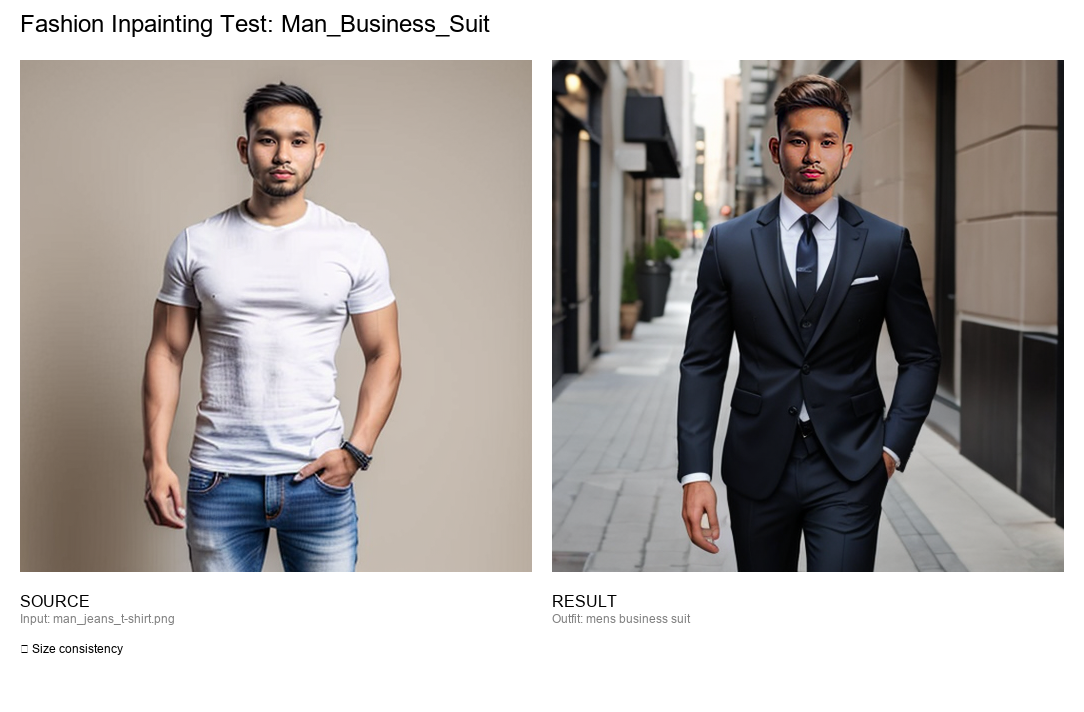
#> input picture examples/Man_Business_Suit_comparison.png, 1084 x 712 px
$ python -i appearance_enhancer.py   (imports and definitions only)   (older library calls are emulated)
#> lines starting #> are read from the running program, lines starting #| are printed output that depends on the picture
### src/balanced_gender_detection.py
"""
BALANCED GENDER DETECTION FIX
=============================

ISSUE IDENTIFIED:
The current gender detection is heavily biased toward male detection:
- "red evening dress" with woman source → generates man in dress
- System defaults to male unless there are NO male indicators at all

PROBLEM IN CURRENT CODE:
- if male_score > 0.6: return male (reasonable)
- elif male_score > 0.3: return male (TOO AGGRESSIVE)
- else: return female (only as last resort)

SOLUTION:
- Balanced scoring system that considers both male AND female indicators
- Proper thresholds for both genders
- Better facial analysis that doesn't bias toward masculinity
"""

import cv2
import numpy as np
from PIL import Image
from typing import Dict, Tuple, Optional
import os


class BalancedGenderDetector:
    """
    BALANCED gender detection that works equally well for men and women

    Fixes the current bias toward male classification
    """

    def __init__(self):
        self.face_cascade = self._load_face_cascade()

        print("🔧 BALANCED Gender Detector initialized")
        print("   ✅ Equal consideration for male and female features")
        print("   ✅ Removes male bias from detection logic")
        print("   ✅ Better thresholds for both genders")

    def _load_face_cascade(self):
        """Load face cascade"""
        try:
            cascade_paths = [
                cv2.data.haarcascades + 'haarcascade_frontalface_default.xml',
                'haarcascade_frontalface_default.xml'
            ]

            for path in cascade_paths:
                if os.path.exists(path):
                    return cv2.CascadeClassifier(path)

            return None
        except Exception as e:
            print(f"⚠️ Error loading face cascade: {e}")
            return None

    # [60 lines left out: functions detect_gender_balanced, _detect_main_face, not called in this run]

    def _analyze_male_indicators(self, face_region: np.ndarray, face_gray: np.ndarray, fw: int, fh: int) -> Dict:
        """
        Analyze indicators that suggest MALE gender

        More conservative than the current overly aggressive detection
        """
        male_score = 0.0
        indicators = {}

        # 1. Face width-to-height ratio (men often have wider faces)
        aspect_ratio = fw / fh
        indicators['aspect_ratio'] = aspect_ratio

        if aspect_ratio > 0.90:  # More conservative threshold (was 0.85)
            male_score += 0.2
            indicators['wide_face'] = True
        else:
            indicators['wide_face'] = False

        # 2. Facial hair detection (strong male indicator when present)
        facial_hair_result = self._detect_facial_hair_conservative(face_gray, fw, fh)
        indicators['facial_hair'] = facial_hair_result

        if facial_hair_result['detected'] and facial_hair_result['confidence'] > 0.7:
            male_score += 0.4  # Strong indicator
            print(f"   👨 Strong facial hair detected (conf: {facial_hair_result['confidence']:.2f})")
        elif facial_hair_result['detected']:
            male_score += 0.2  # Weak indicator
            print(f"   👨 Weak facial hair detected (conf: {facial_hair_result['confidence']:.2f})")

        # 3. Jawline sharpness (men often have more defined jawlines)
        jawline_result = self._analyze_jawline_sharpness(face_gray, fh)
        indicators['jawline'] = jawline_result

        if jawline_result['sharpness'] > 0.2:  # More conservative
            male_score += 0.15

        # 4. Eyebrow thickness (men often have thicker eyebrows)
        eyebrow_result = self._analyze_eyebrow_thickness(face_gray, fw, fh)
        indicators['eyebrows'] = eyebrow_result

        if eyebrow_result['thickness'] > 0.6:
            male_score += 0.1

        indicators['total_score'] = male_score

        return indicators

    # [53 lines left out: function _analyze_female_indicators, not called in this run]

    def _detect_facial_hair_conservative(self, face_gray: np.ndarray, fw: int, fh: int) -> Dict:
        """
        CONSERVATIVE facial hair detection

        The current system is too aggressive - detecting shadows as facial hair
        """
        if fh < 60:  # Face too small for reliable detection
            return {'detected': False, 'confidence': 0.0, 'method': 'face_too_small'}

        # Focus on mustache and beard areas
        mustache_region = face_gray[int(fh*0.55):int(fh*0.75), int(fw*0.3):int(fw*0.7)]
        beard_region = face_gray[int(fh*0.7):int(fh*0.95), int(fw*0.2):int(fw*0.8)]

        facial_hair_detected = False
        confidence = 0.0

        # Mustache analysis
        if mustache_region.size > 0:
            mustache_mean = np.mean(mustache_region)
            mustache_std = np.std(mustache_region)
            dark_pixel_ratio = np.sum(mustache_region < mustache_mean - mustache_std) / mustache_region.size

            if dark_pixel_ratio > 0.25:  # More conservative (was 0.15)
                facial_hair_detected = True
                confidence += 0.4

        # Beard analysis
        if beard_region.size > 0:
            beard_mean = np.mean(beard_region)
            beard_std = np.std(beard_region)
            dark_pixel_ratio = np.sum(beard_region < beard_mean - beard_std) / beard_region.size

            if dark_pixel_ratio > 0.20:  # More conservative
                facial_hair_detected = True
                confidence += 0.6

        # Additional texture analysis for confirmation
        if facial_hair_detected:
            # Check for hair-like texture patterns
            combined_region = np.vstack([mustache_region, beard_region]) if mustache_region.size > 0 and beard_region.size > 0 else beard_region
            if combined_region.size > 0:
                texture_variance = cv2.Laplacian(combined_region, cv2.CV_64F).var()
                if texture_variance > 50:  # Hair has texture
                    confidence += 0.2
                else:
                    confidence *= 0.7  # Reduce confidence if no texture

        return {
            'detected': facial_hair_detected,
            'confidence': min(1.0, confidence),
            'method': 'conservative_analysis'
        }

    # [332 lines left out: functions _analyze_jawline_sharpness, _analyze_eyebrow_thickness, _analyze_skin_smoothness, _detect_subtle_makeup, _estimate_hair_length_from_face, _analyze_feature_delicacy and 4 more, not called in this run]


# [26 lines that do not run on import are left out]

### src/appearance_enhancer.py
"""
TARGETED FIXES FOR SPECIFIC ISSUES
==================================

Based on your debug output, fixing:
1. Wrong hair color detection (dark hair detected as light_blonde)
2. Persistent "Multiple people detected" blocking
3. Prompt length exceeding CLIP token limit

ANALYSIS FROM DEBUG:
- Hair RGB: [159, 145, 134], Brightness: 146.0 → Detected as light_blonde (WRONG!)
- Actual hair: Dark brown/black (visible in source image)
- Issue: Aggressive blonde detection threshold too low

"""

import cv2
import numpy as np
from PIL import Image
from typing import Dict, Tuple, Optional
import os

from balanced_gender_detection import BalancedGenderDetector


class TargetedAppearanceFixesMixin:
    """
    Targeted fixes for the specific issues you're experiencing
    """

    # [177 lines left out: functions _analyze_hair_color_fixed, _create_concise_enhanced_prompt, _fix_multiple_people_detection, not called in this run]


class ImprovedUnifiedGenderAppearanceEnhancer:
    """
    IMPROVED VERSION with targeted fixes for your specific issues
    MAINTAINS SAME INTERFACE as original UnifiedGenderAppearanceEnhancer
    """

    def __init__(self):
        self.face_cascade = self._load_face_cascade()

        # More conservative hair color thresholds
        self.hair_colors = {
            'platinum_blonde': {
                'brightness_min': 220,  # Much higher
                'terms': ['platinum blonde hair'],
            },
            'blonde': {
                'brightness_min': 190,  # Much higher (was 170)
                'terms': ['blonde hair'],
            },
            'light_blonde': {
                'brightness_min': 180,  # Much higher (was 140)
                'terms': ['light blonde hair'],
            },
            'light_brown': {
                'brightness_min': 140,
                'terms': ['light brown hair'],
            },
            'brown': {
                'brightness_min': 100,  # Your case should fit here
                'terms': ['brown hair'],
            },
            'dark_brown': {
                'brightness_min': 70,
                'terms': ['dark brown hair'],
            },
            'black': {
                'brightness_min': 0,
                'terms': ['black hair'],
            }
        }

        # Simplified skin tones
        self.skin_tones = {
            'fair': {
                'brightness_min': 180,
                'terms': ['fair skin'],
            },
            'light': {
                'brightness_min': 160,
                'terms': ['light skin'],
            },
            'medium': {
                'brightness_min': 120,
                'terms': ['medium skin'],
            },
            'dark': {
                'brightness_min': 80,
                'terms': ['dark skin'],
            }
        }

        print("🔧 IMPROVED Unified Enhancer initialized")
        print("   ✅ Conservative blonde detection (fixes false positives)")
        print("   ✅ Concise prompts (fixes CLIP token limit)")
        print("   ✅ Single person emphasis (fixes multiple people detection)")

        # ADD: Initialize balanced gender detector
        self.balanced_gender_detector = BalancedGenderDetector()

    def _load_face_cascade(self):
        """Load face cascade with error handling"""
        try:
            cascade_paths = [
                cv2.data.haarcascades + 'haarcascade_frontalface_default.xml',
                'haarcascade_frontalface_default.xml'
            ]

            for path in cascade_paths:
                if os.path.exists(path):
                    return cv2.CascadeClassifier(path)

            print("⚠️ Face cascade not found")
            return None

        except Exception as e:
            print(f"⚠️ Error loading face cascade: {e}")
            return None

    def _detect_main_face(self, image: np.ndarray) -> Optional[Tuple[int, int, int, int]]:
        """Detect main face"""
        if self.face_cascade is None:
            return None

        gray = cv2.cvtColor(image, cv2.COLOR_BGR2GRAY)
        faces = self.face_cascade.detectMultiScale(gray, 1.1, 4, minSize=(60, 60))

        if len(faces) == 0:
            return None

        return tuple(max(faces, key=lambda x: x[2] * x[3]))

    def analyze_complete_appearance(self, image_path: str) -> Dict:
        """
        IMPROVED appearance analysis with targeted fixes
        SAME METHOD NAME as original for compatibility
        """
        print(f"🔍 IMPROVED appearance analysis: {os.path.basename(image_path)}")

        try:
            image = cv2.imread(image_path)
#> image is the input picture: shape (712, 1084, 3); mean B, G, R 165.6, 168.2, 173.2
            if image is None:
                raise ValueError(f"Could not load image: {image_path}")

            face_bbox = self._detect_main_face(image)
#> in _detect_main_face, `gray = cv2.cvtColor(image, cv2.COLOR_BGR2GRAY)`:
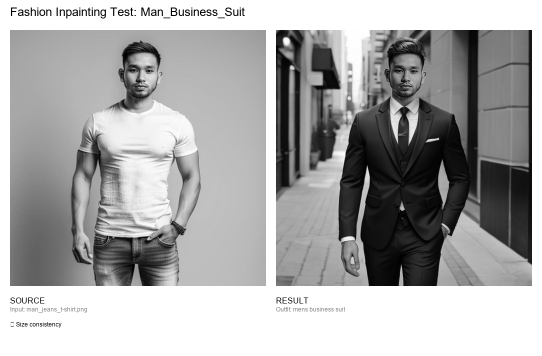
#> gray: shape (712, 1084) (shown at 1/2 size); min 0, max 255, mean 169.4
#> in _detect_main_face, `faces = self.face_cascade.detectMultiScale(gray, 1.1, 4, minSize=(60, ..`: faces = [[773, 109, 81, 81], [240, 106, 87, 87], [777, 198, 68, 68]]
#> face_bbox = (240, 106, 87, 87)
            if face_bbox is None:
                print("   ⚠️ No face detected")
                return self._get_fallback_result()

            fx, fy, fw, fh = face_bbox
#> fx = 240; fy = 106; fw = 87; fh = 87
            print(f"   ✅ Face detected: {fw}x{fh} at ({fx}, {fy})")
#|    ✅ Face detected: 87x87 at (240, 106)

            # Analyze gender (simplified but effective)
            gender_result = self._analyze_gender_simple(image, face_bbox)

            # FIXED hair analysis
            hair_result = self._analyze_hair_color_improved(image, face_bbox)

            # FIXED skin analysis
            skin_result = self._analyze_skin_tone_improved(image, face_bbox)

            result = {
                'gender': gender_result,
                'hair_color': hair_result,
                'skin_tone': skin_result,
                'face_detected': True,
                'face_bbox': face_bbox,
                'overall_confidence': (gender_result['confidence'] + hair_result['confidence'] + skin_result['confidence']) / 3,
                'success': True
            }

            print(f"   🎯 Gender: {gender_result['gender']} (conf: {gender_result['confidence']:.2f})")
            print(f"   💇 Hair: {hair_result['color_name']} (conf: {hair_result['confidence']:.2f})")
            print(f"   🎨 Skin: {skin_result['tone_name']} (conf: {skin_result['confidence']:.2f})")

            return result

        except Exception as e:
            print(f"   ❌ Analysis failed: {e}")
            return self._get_fallback_result()

    def _analyze_gender_simple(self, image: np.ndarray, face_bbox: Tuple[int, int, int, int]) -> Dict:
        """Use the balanced gender detector"""
#> called with face_bbox = (240, 106, 87, 87)

        # Extract face region
        fx, fy, fw, fh = face_bbox
#> fx = 240; fy = 106; fw = 87; fh = 87
        face_region = image[fy:fy+fh, fx:fx+fw]
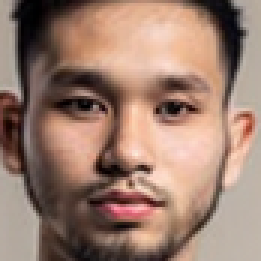
#> face_region: shape (87, 87, 3) (shown 3 times larger); mean B, G, R 110.6, 125.3, 155.3

        # Use balanced detection logic
        male_indicators = self.balanced_gender_detector._analyze_male_indicators(face_region, cv2.cvtColor(face_region, cv2.COLOR_BGR2GRAY), fw, fh)
#> in _analyze_male_indicators, `aspect_ratio = fw / fh`: aspect_ratio = 1
#> in _detect_facial_hair_conservative, `beard_region = face_gray[int(fh*0.7):int(fh*0.95), int(fw*0.2):int(fw*..`:
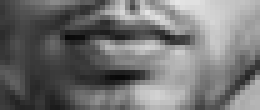
#> beard_region: shape (22, 52) (shown 5 times larger); min 9, max 230, mean 113.9
#> in _detect_facial_hair_conservative, `mustache_mean = np.mean(mustache_region)`: mustache_mean = 151.8
#> in _detect_facial_hair_conservative, `mustache_std = np.std(mustache_region)`: mustache_std = 62.63
#> in _detect_facial_hair_conservative, `dark_pixel_ratio = np.sum(mustache_region < mustache_mean - mustache_s..`: dark_pixel_ratio = 0.219
#> in _detect_facial_hair_conservative, `beard_mean = np.mean(beard_region)`: beard_mean = 113.9
#> in _detect_facial_hair_conservative, `beard_std = np.std(beard_region)`: beard_std = 54.14
#> in _detect_facial_hair_conservative, `dark_pixel_ratio = np.sum(beard_region < beard_mean - beard_std) / bea..`: dark_pixel_ratio = 0.212
        female_indicators = self.balanced_gender_detector._analyze_female_indicators(face_region, cv2.cvtColor(face_region, cv2.COLOR_BGR2GRAY), fw, fh)

        return self.balanced_gender_detector._make_balanced_gender_decision(male_indicators, female_indicators)

    # [47 lines of commented-out code are left out]

    # [144 lines left out: functions _analyze_hair_color_improved, _analyze_skin_tone_improved, not called in this run]

    def _default_hair_result(self):
        """Default hair result"""
        return {
            'color_name': 'brown',
            'confidence': 0.3,
            'rgb_values': (120, 100, 80),
            'prompt_addition': 'brown hair',
            'detection_method': 'default'
        }

    def _default_skin_result(self):
        """Default skin result"""
        return {
            'tone_name': 'medium',
            'confidence': 0.3,
            'rgb_values': (180, 160, 140),
            'prompt_addition': 'medium skin',
            'detection_method': 'default'
        }

    def _get_fallback_result(self):
        """Fallback when analysis fails"""
        return {
            'gender': {'gender': 'neutral', 'confidence': 0.5},
            'hair_color': self._default_hair_result(),
            'skin_tone': self._default_skin_result(),
            'face_detected': False,
            'overall_confidence': 0.3,
            'success': False
        }

    # [197 lines left out: functions create_unified_enhanced_prompt, _detect_conflicts_simple, quick_integration_fix, test_your_specific_case_fixed, not called in this run]


# [94 lines not run here, left out]


# [37 lines left out: function test_improved_hair_detection, not called in this run]


# [21 lines not run here, left out]

>>> result = ImprovedUnifiedGenderAppearanceEnhancer().analyze_complete_appearance('../examples/Man_Business_Suit_comparison.png')

$ run again, on examples/Woman_Evening_Dress_comparison.png
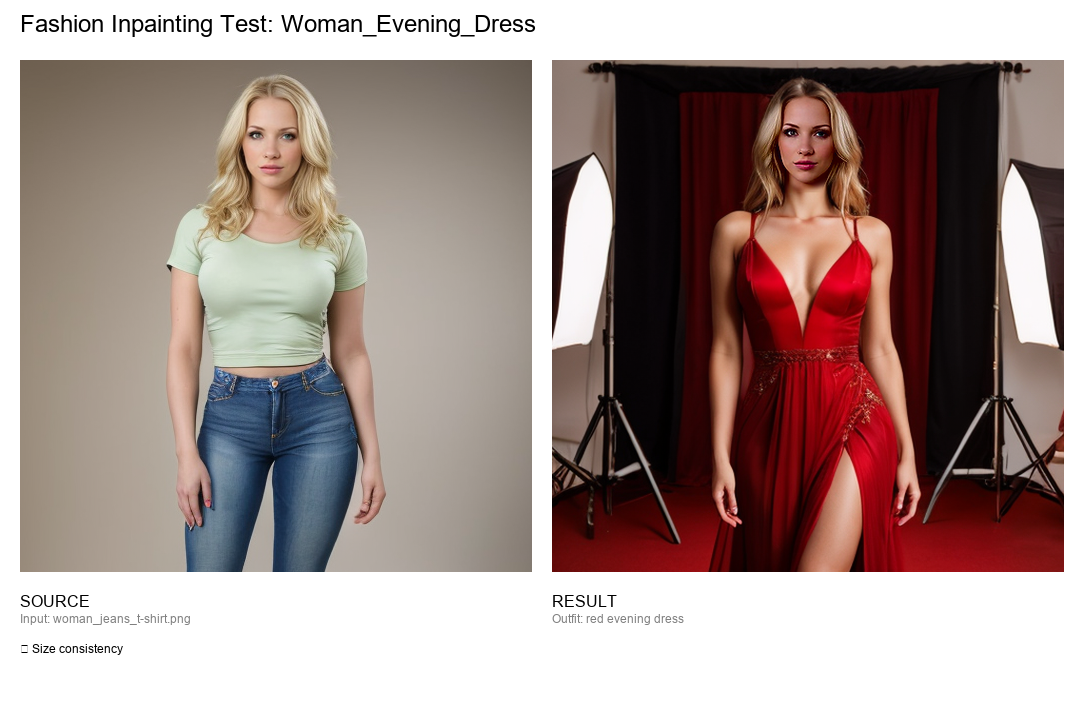
#> input picture examples/Woman_Evening_Dress_comparison.png, 1084 x 712 px
#> in analyze_complete_appearance, image is the input picture: shape (712, 1084, 3); mean B, G, R 141.9, 146.2, 164.7
#> faces = [[769, 105, 74, 74], [234, 108, 74, 74]]
#> face_bbox = (769, 105, 74, 74)
#> in analyze_complete_appearance, `fx, fy, fw, fh = face_bbox`: fx = 769; fy = 105; fw = 74
#|    ✅ Face detected: 74x74 at (769, 105)
#> in _analyze_gender_simple, `fx, fy, fw, fh = face_bbox`: fx = 769; fy = 105; fw = 74
#> in _analyze_male_indicators, `aspect_ratio = fw / fh`: aspect_ratio = 1
#> mustache_mean = 123.3
#> mustache_std = 39.2
#> in _detect_facial_hair_conservative, `dark_pixel_ratio = np.sum(mustache_region < mustache_mean - mustache_s..`: dark_pixel_ratio = 0.161
#> beard_mean = 94.15
#> beard_std = 45.13
#> in _detect_facial_hair_conservative, `dark_pixel_ratio = np.sum(beard_region < beard_mean - beard_std) / bea..`: dark_pixel_ratio = 0.173
#> facial_hair_result = {'detected': False, 'confidence': 0, 'method': 'conservative_analysis'}
#> sharpness = 0.249
#> jawline_result = {'sharpness': 0.249}
#> mean_brightness = 87.98
#> dark_threshold = 67.98
#> dark_pixels = 272
#> thickness = 0.403
#> eyebrow_result = {'thickness': 0.403}
#> male_indicators = 6 items
#> in _analyze_female_indicators, `aspect_ratio = fw / fh`: aspect_ratio = 1
#> texture_variance = 2471.3
#> smoothness = 0
#> smoothness_result = {'smoothness': 0, 'texture_variance': 2471.3}
#> high_saturation_ratio = 0.195
#> likely_makeup = True
#> confidence = 0.585
#> eye_makeup_result = {'likely_makeup': True, 'confidence': 0.585}
#> total_regions = 3
#> the loop in _estimate_hair_length_from_face, `for region in hair_regions:` made 3 passes
#> hair_ratio = 1
#> appears_long = True
#> hair_length_result = {'appears_long': True, 'hair_ratio': 1, 'regions_analyzed': 3}
#> in _analyze_feature_delicacy, `edges = cv2.Canny(face_gray, 30, 100)`:
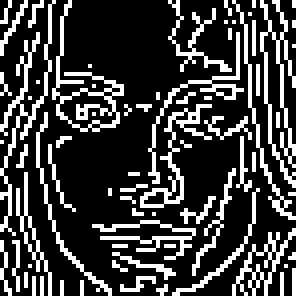
#> edges: shape (74, 74) (shown 4 times larger); 24.3% white in thin lines or dots
#> edge_intensity = 61.98
#> delicate_score = 0
#> delicacy_result = {'delicate_score': 0, 'edge_intensity': 61.98}
#> female_indicators = 7 items
#> male_score = 0.35
#|    🔄 Gender scoring: Male=0.35, Female=0.35
#> gender_result = {'gender': 'neutral', 'confidence': 0.5, 'method': 'equal_indicators', 'male_score': 0.35, 'female_score': 0.35}
#> in _analyze_hair_color_improved, `fx, fy, fw, fh = face_bbox`: fx = 769; fy = 105; fw = 74
#> hair_top = 76
#> hair_bottom = 112
#> hair_left = 762
#> hair_right = 850
#> in _analyze_hair_color_improved, `brightness = np.mean(hair_pixels, axis=1)`: brightness = 3168 values, max 186.7 at index 2980, min 0.667 at index 93, mean 57.13
#> filtered_pixels = 1591 rows, first 8: [57, 36, 32], [63, 43, 40], [56, 39, 30], [61, 40, 33], [63, 42, 37], [61, 38, 32], [71, 47, 39], [100, 78, 66]
#> avg_hair_color = [132, 90, 74]
#> r = 132; g = 90; b = 74
#> overall_brightness = 98.67
#|    💇 Hair RGB: [132  90  74], Brightness: 98.7
#> blue_ratio = 0.667
#> rg_diff = 42
#> is_very_bright = False
#|    💇 Blonde test: bright=False, color_match=False
#> hair_result = {'color_name': 'dark_brown', 'confidence': 0.8, 'rgb_values': (132, 90, 74), 'prompt_addition': 'dark brown hair', 'detection_method': 'improved_classification'}
#> in _analyze_skin_tone_improved, `fx, fy, fw, fh = face_bbox`: fx = 769; fy = 105; fw = 74
#> skin_top = 127
#> skin_bottom = 156
#> skin_left = 791
#> skin_right = 820
#> in _analyze_skin_tone_improved, `skin_region = image[skin_top:skin_bottom, skin_left:skin_right]`:
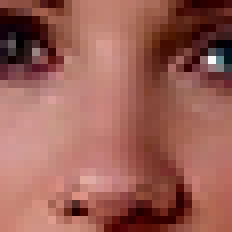
#> skin_region: shape (29, 29, 3) (shown 8 times larger); mean B, G, R 85.7, 95.7, 154.5
#> avg_skin = [154.5, 95.66, 85.74]
#> in _analyze_skin_tone_improved, `brightness = np.mean(avg_skin)`: brightness = 112
#|    🎨 Skin RGB: [154  95  85], Brightness: 112.0
#> skin_result = {'tone_name': 'dark', 'confidence': 0.75, 'rgb_values': (154, 95, 85), 'prompt_addition': 'dark skin', 'detection_method': 'brightness_classification'}
#|    🎯 Gender: neutral (conf: 0.50)
#|    💇 Hair: dark_brown (conf: 0.80)
#|    🎨 Skin: dark (conf: 0.75)
#> result = 7 items
